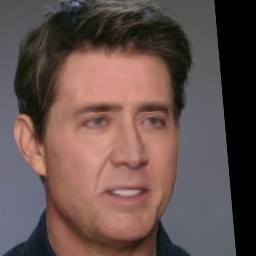
#> input picture files (1)/data/train/fake/fake_00021.jpg, 256 x 256 px
$ python -i image_prep.py   (imports and definitions only)
#> lines starting #> are read from the running program, lines starting #| are printed output that depends on the picture; after the words box and inside, x2 and y2 are one past the last pixel; in counts of white or black regions, pixels touching at a corner belong together
"""
Calibrated Multi-Detector Forensic Image Preprocessing Utilities (MAYA-BREAK Engine v2)

Mathematical Anomaly Detection:
1. Error Level Analysis (ELA): Computes spatial 8x8 patch compression variance.
   - Authentic images -> Uniform patch error levels -> Score < 25
   - Tampered images -> Inconsistent patch error levels -> Score > 50

2. Fast Fourier Transform (FFT) 2D Spectral Analysis: Measures high-frequency lattice peak ratios.
   - Authentic images -> Smooth 1/f spectral power decay -> Score < 25
   - AI Deepfakes / GANs -> Periodic frequency spikes -> Score > 50

3. Laplacian Spatial Noise Inconsistency: Measures spatial noise variance ratio across image quadrants.
   - Authentic images -> Uniform spatial noise -> Score < 25
   - Spliced/edited images -> Quad noise inconsistency -> Score > 50
"""

import io
import base64
import numpy as np
from PIL import Image, ImageChops, ImageEnhance, ImageFilter
from torchvision import transforms

IMAGE_SIZE = 224

NORMALIZE_MEAN = [0.485, 0.456, 0.406]
NORMALIZE_STD = [0.229, 0.224, 0.225]

# [5 lines that did not run here, left out]


def load_image(path_or_bytes):
    """Load an image from a filepath, raw bytes, or base64 string -> RGB PIL Image."""
    if isinstance(path_or_bytes, str):
        if path_or_bytes.startswith("data:"):
            header, encoded = path_or_bytes.split(",", 1)
            path_or_bytes = base64.b64decode(encoded)
        elif path_or_bytes.startswith("http://") or path_or_bytes.startswith("https://"):
            import urllib.request
            path_or_bytes = urllib.request.urlopen(path_or_bytes).read()

    if isinstance(path_or_bytes, (bytes, bytearray)):
        return Image.open(io.BytesIO(path_or_bytes)).convert("RGB")
    return Image.open(path_or_bytes).convert("RGB")


def compute_ela_map(pil_image: Image.Image, quality: int = 90, scale: int = 15) -> Image.Image:
    """Compute ELA spatial compression diff map."""
    buffer = io.BytesIO()
    pil_image.save(buffer, "JPEG", quality=quality)
    buffer.seek(0)
    resaved = Image.open(buffer)

    diff = ImageChops.difference(pil_image, resaved)
    extrema = diff.getextrema()
    max_diff = max(e[1] for e in extrema) or 1
    factor = scale * 255.0 / max_diff
    diff = ImageEnhance.Brightness(diff).enhance(factor / 10)

    return diff


def calculate_ela_score(pil_image: Image.Image) -> float:
    """
    Computes ELA Spatial Patch Variance Anomaly Metric (0 - 100).
    Authentic photos have uniform patch variances (Score < 25).
    Tampered photos have non-uniform patch variances (Score > 50).
    """
    ela_img = compute_ela_map(pil_image, quality=90)
    ela_np = np.array(ela_img, dtype=np.float32)

    h, w, c = ela_np.shape
    patch_h, patch_w = max(1, h // 8), max(1, w // 8)
    patch_means = []
    for i in range(8):
        for j in range(8):
            patch = ela_np[i*patch_h:(i+1)*patch_h, j*patch_w:(j+1)*patch_w]
            patch_means.append(np.mean(patch))

    patch_std = float(np.std(patch_means))
    anomaly_score = round(min(98.5, max(2.0, patch_std * 5.2)), 1)
    return anomaly_score


def calculate_fft_spectral_score(pil_image: Image.Image) -> float:
    """
    FFT 2D Spectral Frequency Anomaly Metric (0 - 100).
    Authentic photos have smooth 1/f decay (Score < 25).
    GANs / Deepfakes / Double JPEG compression show peak spikes (Score > 50).
    """
    gray = pil_image.convert("L").resize((256, 256))
    img_np = np.array(gray, dtype=np.float32)

    f_transform = np.fft.fft2(img_np)
    f_shift = np.fft.fftshift(f_transform)
    magnitude = np.abs(f_shift)

    h, w = magnitude.shape
    cy, cx = h // 2, w // 2

    y, x = np.ogrid[:h, :w]
    mask = (x - cx) ** 2 + (y - cy) ** 2 > 20 ** 2
    outer_mag = magnitude[mask]

    peak_ratio = float(np.max(outer_mag) / (np.mean(outer_mag) + 1e-5))
    anomaly_score = round(min(98.5, max(3.0, (peak_ratio - 15.0) * 2.2)), 1)
    return anomaly_score


def calculate_noise_variance_score(pil_image: Image.Image) -> float:
    """
    High-Pass Noise Variance Anomaly Metric (0 - 100).
    Authentic photos have uniform spatial grain (Score < 25).
    Spliced/edited photos have quadrant noise inconsistency (Score > 50).
    """
    gray = pil_image.convert("L").resize((256, 256))
    edges = gray.filter(ImageFilter.FIND_EDGES)
    edge_np = np.array(edges, dtype=np.float32)

    h, w = edge_np.shape
    q1 = float(np.var(edge_np[:h//2, :w//2]))
    q2 = float(np.var(edge_np[:h//2, w//2:]))
    q3 = float(np.var(edge_np[h//2:, :w//2]))
    q4 = float(np.var(edge_np[h//2:, w//2:]))

    quad_vars = [q1, q2, q3, q4]
    mean_q = np.mean(quad_vars) + 1e-5
    var_of_vars = float(np.std(quad_vars) / mean_q)

    anomaly_score = round(min(98.5, max(2.0, var_of_vars * 42.0)), 1)
    return anomaly_score


def preprocess_for_model(path_or_bytes, use_ela: bool = True):
    """Full preprocessing pipeline returning PyTorch Tensor (1, 3, 224, 224)."""
    img = load_image(path_or_bytes)
    if use_ela:
        img = compute_ela_map(img)
    tensor = base_transform(img)
    return tensor.unsqueeze(0)


def run_multi_detector_analysis(path_or_bytes) -> dict:
    """
    Calibrated Multi-Detector Forensic Algorithm Suite:
    - Low scores (< 30) -> Authentic (Original)
    - High scores (> 50) -> Under Review (CNN Flagged)
    """
    img = load_image(path_or_bytes)
#> in load_image, returned value is the input picture: PIL image 256x256 RGB; mean R, G, B 101, 80.8, 76.7

    ela_score = calculate_ela_score(img)
#> in compute_ela_map, `extrema = diff.getextrema()`: extrema = ((0, 12), (0, 12), (0, 12))
#> in compute_ela_map, `max_diff = max(e[1] for e in extrema) or 1`: max_diff = 12
#> in compute_ela_map, `factor = scale * 255.0 / max_diff`: factor = 318.8
#> in compute_ela_map, `diff = ImageEnhance.Brightness(diff).enhance(factor / 10)`:
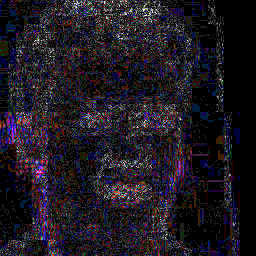
#> diff: PIL image 256x256 RGB; mean R, G, B 30.1, 25.3, 34
#> after the loop in calculate_ela_score, `for i in range(8):`:
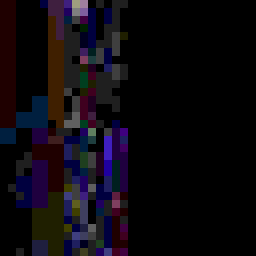
#> patch: shape (32, 32, 3) float32 (shown 8 times larger); mean R, G, B 13, 8.9, 15.1
#> after the loop in calculate_ela_score, `for i in range(8):`: patch_means = 64 values, max 61.38 at index 4, min 0 at index 7, mean 29.82
#> in calculate_ela_score, `patch_std = float(np.std(patch_means))`: patch_std = 15.49
#> in calculate_ela_score, `anomaly_score = round(min(98.5, max(2.0, patch_std * 5.2)), 1)`: anomaly_score = 80.5
#> ela_score = 80.5
    fft_score = calculate_fft_spectral_score(img)
#> in calculate_fft_spectral_score, `gray = pil_image.convert("L").resize((256, 256))`:
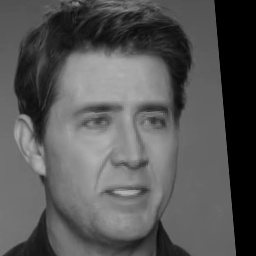
#> gray: PIL image 256x256 L; min 0, max 182, mean 86.3
#> in calculate_fft_spectral_score, `y, x = np.ogrid[:h, :w]`: y = 256 values from 0 to 255
#> in calculate_fft_spectral_score, `mask = (x - cx) ** 2 + (y - cy) ** 2 > 20 ** 2`:
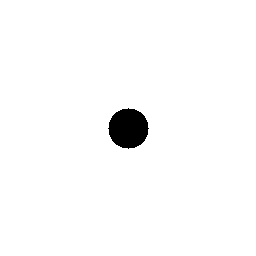
#> mask: shape (256, 256) bool; 98.1% white; 1 black region, box (x1, y1, x2, y2) and area: (108, 108, 149, 149) 1257
#> in calculate_fft_spectral_score, `peak_ratio = float(np.max(outer_mag) / (np.mean(outer_mag) + 1e-5))`: peak_ratio = 59.11
#> in calculate_fft_spectral_score, `anomaly_score = round(min(98.5, max(3.0, (peak_ratio - 15.0) * 2.2)), 1)`: anomaly_score = 97
#> fft_score = 97
    noise_score = calculate_noise_variance_score(img)
#> in calculate_noise_variance_score, `edges = gray.filter(ImageFilter.FIND_EDGES)`:
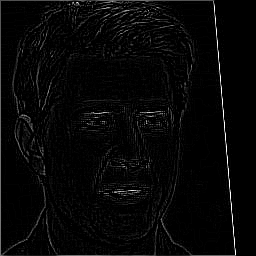
#> edges: PIL image 256x256 L; min 0, max 255, mean 7
#> in calculate_noise_variance_score, `q1 = float(np.var(edge_np[:h//2, :w//2]))`: q1 = 385.1
#> in calculate_noise_variance_score, `q2 = float(np.var(edge_np[:h//2, w//2:]))`: q2 = 539.1
#> in calculate_noise_variance_score, `q3 = float(np.var(edge_np[h//2:, :w//2]))`: q3 = 291.4
#> in calculate_noise_variance_score, `q4 = float(np.var(edge_np[h//2:, w//2:]))`: q4 = 504.1
#> in calculate_noise_variance_score, `quad_vars = [q1, q2, q3, q4]`: quad_vars = [385.1, 539.1, 291.4, 504.1]
#> in calculate_noise_variance_score, `mean_q = np.mean(quad_vars) + 1e-5`: mean_q = 429.9
#> in calculate_noise_variance_score, `var_of_vars = float(np.std(quad_vars) / mean_q)`: var_of_vars = 0.229
#> in calculate_noise_variance_score, `anomaly_score = round(min(98.5, max(2.0, var_of_vars * 42.0)), 1)`: anomaly_score = 9.6
#> noise_score = 9.6

    composite_score = round(0.40 * ela_score + 0.35 * fft_score + 0.25 * noise_score, 1)
#> composite_score = 68.6
    is_fake = composite_score > 48.0 or ela_score > 62.0 or fft_score > 65.0
#> is_fake = True

    if is_fake:
        status_text = "Under Review (CNN Flagged)"
        overall_confidence = round(min(98.8, max(85.0, composite_score + 15.0)), 1)
#> overall_confidence = 85
    else:
        status_text = "Authentic (Original)"
        overall_confidence = round(min(99.4, max(88.0, 100.0 - composite_score)), 1)

    evidence_findings = []
    if is_fake:
        if ela_score > 48.0:
            evidence_findings.append(f"JPEG Error Level Analysis (ELA) detected compression patch inconsistency (Score: {ela_score})")
        if fft_score > 48.0:
            evidence_findings.append(f"FFT 2D Spectral Fourier analysis detected periodic frequency spikes (Score: {fft_score})")
        if noise_score > 48.0:
            evidence_findings.append(f"Laplacian noise map detected spatial boundary manipulation (Score: {noise_score})")
    else:
        evidence_findings.append("PRAMANA SHA-256 header verified")
        evidence_findings.append("Zero AI diffusion or ELA patch inconsistency detected")

    return {
        "is_fake": is_fake,
        "forensic_score": composite_score,
        "overall_confidence": overall_confidence,
        "status": status_text,
        "raw_scores": {
            "ela_score": ela_score,
            "fft_spectral": fft_score,
            "noise_variance": noise_score
        },
        "evidence": evidence_findings,
        "cnn_tamper_confidence": round(composite_score / 100.0, 3)
    }

>>> result = run_multi_detector_analysis('../../files (1)/data/train/fake/fake_00021.jpg')
#> result = 7 items

$ run again, on files (1)/data/train/fake/fake_00043.jpg
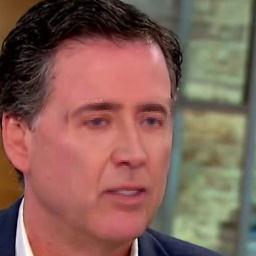
#> input picture files (1)/data/train/fake/fake_00043.jpg, 256 x 256 px
#> in load_image, returned value is the input picture: PIL image 256x256 RGB; mean R, G, B 132.3, 97.6, 86.9
#> extrema = ((0, 15), (0, 15), (0, 15))
#> max_diff = 15
#> factor = 255
#> after the loop in calculate_ela_score, `for i in range(8):`: patch_means = 64 values, max 63.33 at index 3, min 12.88 at index 19, mean 31.93
#> patch_std = 11.44
#> in calculate_ela_score, `anomaly_score = round(min(98.5, max(2.0, patch_std * 5.2)), 1)`: anomaly_score = 59.5
#> in calculate_fft_spectral_score, `gray = pil_image.convert("L").resize((256, 256))`:
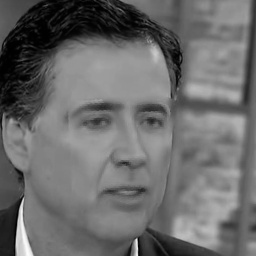
#> gray: PIL image 256x256 L; min 0, max 253, mean 106.8
#> y = 256 values from 0 to 255
#> mask: shape (256, 256) bool; 98.1% white; 1 black region, box (x1, y1, x2, y2) and area: (108, 108, 149, 149) 1257
#> peak_ratio = 34.1
#> in calculate_fft_spectral_score, `anomaly_score = round(min(98.5, max(3.0, (peak_ratio - 15.0) * 2.2)), 1)`: anomaly_score = 42
#> in calculate_noise_variance_score, `edges = gray.filter(ImageFilter.FIND_EDGES)`:
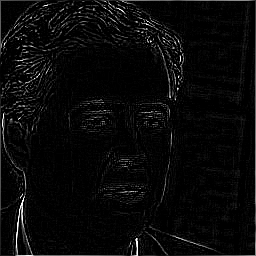
#> edges: PIL image 256x256 L; min 0, max 255, mean 9.2
#> q1 = 761.7
#> q2 = 575.9
#> q3 = 644.6
#> q4 = 399.9
#> quad_vars = [761.7, 575.9, 644.6, 399.9]
#> mean_q = 595.5
#> var_of_vars = 0.22
#> in calculate_noise_variance_score, `anomaly_score = round(min(98.5, max(2.0, var_of_vars * 42.0)), 1)`: anomaly_score = 9.2
#> composite_score = 40.8
#> is_fake = False
#> overall_confidence = 88
#> result = 7 items

$ run again, on files (1)/data/train/fake/fake_00227.jpg
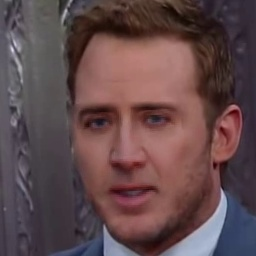
#> input picture files (1)/data/train/fake/fake_00227.jpg, 256 x 256 px
#> in load_image, returned value is the input picture: PIL image 256x256 RGB; mean R, G, B 97.7, 73.8, 76
#> extrema = ((0, 10), (0, 8), (0, 9))
#> max_diff = 10
#> factor = 382.5
#> after the loop in calculate_ela_score, `for i in range(8):`: patch_means = 64 values, max 57.42 at index 54, min 14.81 at index 41, mean 36.85
#> patch_std = 10.21
#> in calculate_ela_score, `anomaly_score = round(min(98.5, max(2.0, patch_std * 5.2)), 1)`: anomaly_score = 53.1
#> in calculate_fft_spectral_score, `gray = pil_image.convert("L").resize((256, 256))`:
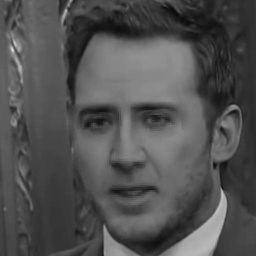
#> gray: PIL image 256x256 L; min 10, max 221, mean 81.2
#> y = 256 values from 0 to 255
#> mask: shape (256, 256) bool; 98.1% white; 1 black region, box (x1, y1, x2, y2) and area: (108, 108, 149, 149) 1257
#> peak_ratio = 30.85
#> in calculate_fft_spectral_score, `anomaly_score = round(min(98.5, max(3.0, (peak_ratio - 15.0) * 2.2)), 1)`: anomaly_score = 34.9
#> in calculate_noise_variance_score, `edges = gray.filter(ImageFilter.FIND_EDGES)`:
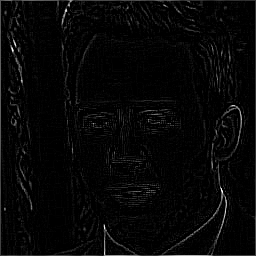
#> edges: PIL image 256x256 L; min 0, max 255, mean 6.8
#> q1 = 322.3
#> q2 = 212.5
#> q3 = 228.9
#> q4 = 375.4
#> quad_vars = [322.3, 212.5, 228.9, 375.4]
#> mean_q = 284.8
#> var_of_vars = 0.235
#> in calculate_noise_variance_score, `anomaly_score = round(min(98.5, max(2.0, var_of_vars * 42.0)), 1)`: anomaly_score = 9.9
#> composite_score = 35.9
#> is_fake = False
#> overall_confidence = 88
#> result = 7 items
